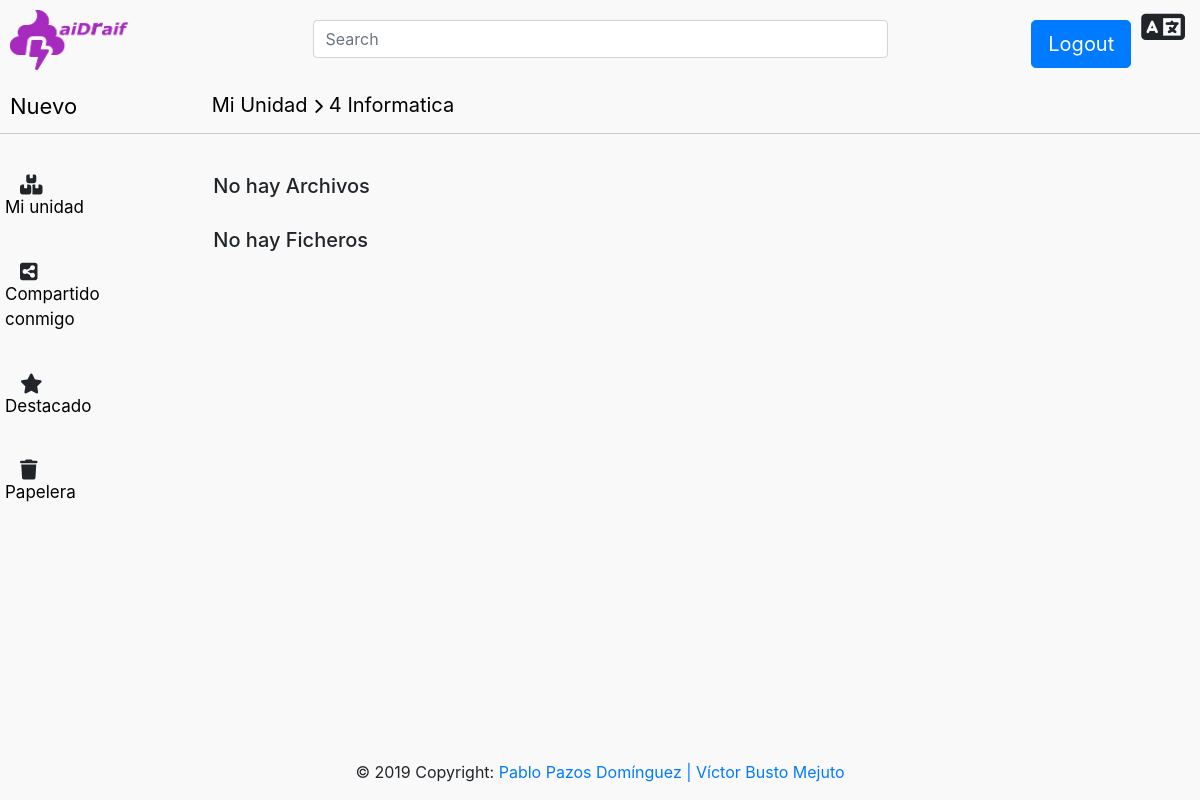
The app's page /Controllers/Carpeta_Controller.php?action=Showall&idCarpetaPadre=1 (signed in), older data.
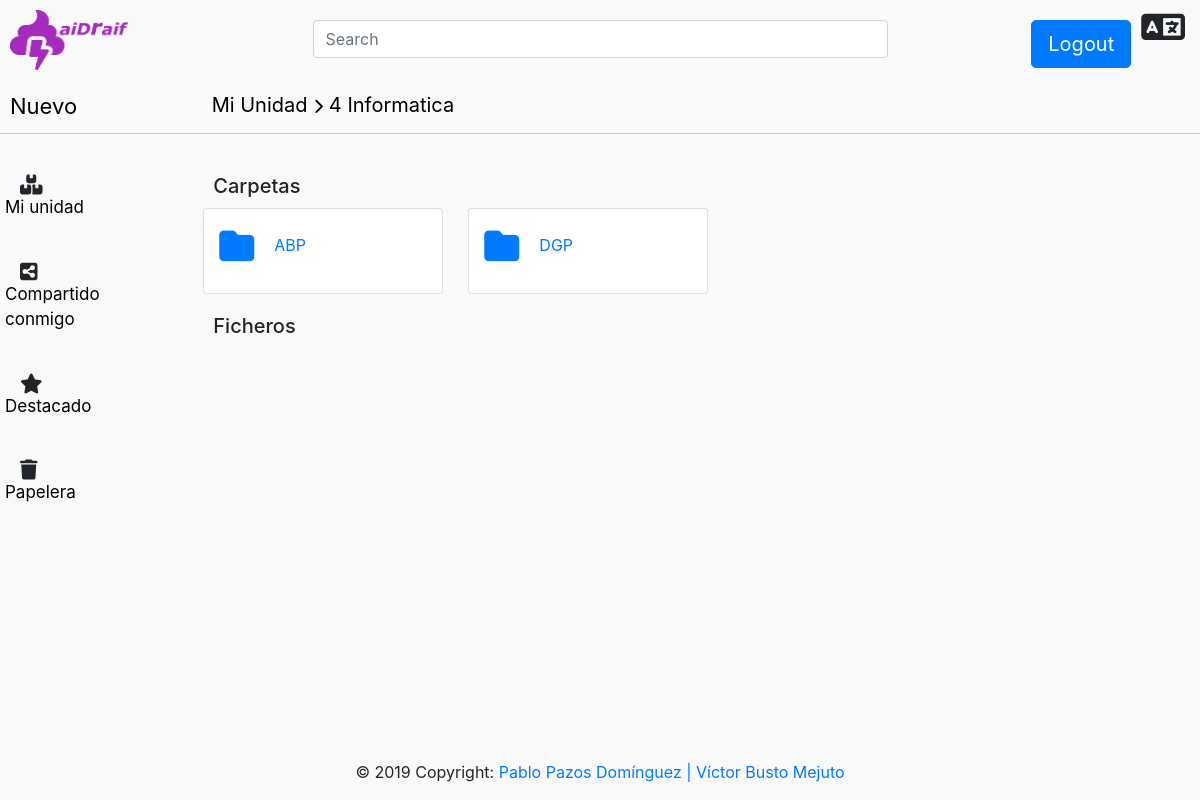
The same page, newer data.
### tables this page shows
CREATE TABLE IF NOT EXISTS `CARPETA` (

`uid` int(4) NOT NULL AUTO_INCREMENT,

`nombre` varchar(30) NOT NULL,

`padre` int(4),

`fecha` date NOT NULL,

`autor` varchar(15) NOT NULL,

PRIMARY KEY (`uid`),

FOREIGN KEY (padre) REFERENCES CARPETA(uid) ON DELETE CASCADE,

FOREIGN KEY (autor) REFERENCES USUARIO(login) ON DELETE CASCADE

);

### Models/CARPETAS_model.php (called while the page is built, shortened)
<?php
class CARPETAS_Model{
    var $padre;
    var $autor;
    function __construct($uid, $nombre, $padre, $fecha, $autor){
        $this->padre= $padre;
        $this->autor = $autor;
        include_once '../Models/Access_DB.php';
        $this->mysqli = ConnectDB();
    }
   function RellenaDatos(){
        if($this->padre == "NULL"){
            $sql = "SELECT *
                FROM `CARPETA`
                WHERE (`autor` = '" . $this->autor . "' AND `padre` IS NULL
            )";
        }else{
            $sql = "SELECT *
                FROM `CARPETA`
                WHERE (`autor` = '" . $this->autor . "' AND `padre` = '" . $this->padre . "'
            )";
        }
        $resultado = $this->mysqli->query($sql);
        if (!$resultado){
            return 'tupla inexistente';
        }else{
            $result = $resultado;
            return $result;
        }
    }
}
?>

### Models/Access_DB.php (called while the page is built)
<?php
function ConnectDB()
{
    $mysqli = new mysqli("localhost", "root", "" , "DRAIFDB");
	if ($mysqli->connect_errno) {
		include '../View/MESSAGE_View.php';
		new MESSAGE("Fallo al conectar a MySQL: (" . $mysqli->connect_errno . ") " . $mysqli->connect_error, './index.php');
		return false;
	}
	else{
		return $mysqli;
	}
}
?>

### Views/CarpetaRaiz_View.php (the view, shortened to what this page needs)
<?php
class CarpetaRaiz{
	function __construct($carpetas, $carpetas2, $ficheros, $ficheros2){
		$this->render( $carpetas, $carpetas2, $ficheros, $ficheros2);
	}
	function render($carpetas, $carpetas2, $ficheros, $ficheros2){
		include '../Views/Header.php';
	?>
<body>
<div>
                <div class="row contenedor-ruta">
                    <div class="col-sm-2">
                        <a href="#" class="nuevo">Nuevo</a>
                    </div>
                    <div class="col-sm-10">
                        <a href="#" class="ruta">Mi Unidad</a><span class="fas fa-chevron-right ruta2"></span><a href="#" class="ruta">4 Informatica</a>
                    </div>
                </div>
            </div>
            <div class="contenedor-carpeta">
                <div class="row">
                        <div class="col-sm-2">
                            <div class="row fila-opcion">
                                <i class="fas fa-boxes icono-opcion"></i>
                                <a href="#" class="opcion">Mi unidad</a>
                            </div>
                            <div class="row fila-opcion">
                                <i class="fas fa-share-alt-square icono-opcion"></i>
                                <a href="#" class="opcion">Compartido conmigo</a>
                            </div>
                            <div class="row fila-opcion">
                                <i class="fas fa-star icono-opcion"></i>
                                <a href="#" class="opcion">Destacado</a>
                            </div>
                            <div class="row fila-opcion">
                                <i class="fas fa-trash icono-opcion"></i>
                                <a href="#" class="opcion">Papelera</a>
                            </div>
                        </div>
<?php
                        $row2 = $carpetas2->fetch_array();
                        if(!sizeof($row2) == 0){
?>
                        <div class="col-sm-10">
                        <div class="row">
                            <h5 class="tipo-archivo">Carpetas</h5>
                        </div>
                        <div class="row">
<?php
                        }
                        else{
?>
                        <div class="col-sm-10">
                        <div class="row">
                            <h5 class="tipo-archivo">No hay Archivos</h5>
                        </div>
                        <div class="row">
<?php
                        }
                        while($row = $carpetas->fetch_array()){
?>
                                <div class="card carpeta" style="width: 15rem; margin-right: 25px;">
                                    <a href="../Controllers/Carpeta_Controller.php?action=Showall&idCarpetaPadre=<?php echo $row['uid']?>">
                                        <div class="card-body">
                                            <div class="row">
                                                <i class="fas fa-folder icono-imagen"></i>
                                                <p class="texto-tarjeta"><?php echo $row['nombre']?></p>
                                            </div>
                                        </div>
                                    </a>
                                </div>
<?php
                        }
                        if(!sizeof($row2) == 0){
?>
                        <div class="col-sm-10">
                        <div class="row">
                            <h5 class="tipo-archivo">Ficheros</h5>
                        </div>
<?php
                        }
                        else{
?>
                        <div class="col-sm-10">
                        <div class="row">
                            <h5 class="tipo-archivo">No hay Ficheros</h5>
                        </div>
<?php
                        }
?>
</body>
	<?php
		include '../Views/Footer.php';
	}
}
?>

Row changes from the older to the newer data that the page shows:
added carpeta: nombre "ABP"
added carpeta: nombre "DGP"
Text that changed along with them:
text no longer shown: "No hay Archivos No hay Ficheros"
text now shown: "Carpetas Ficheros"
